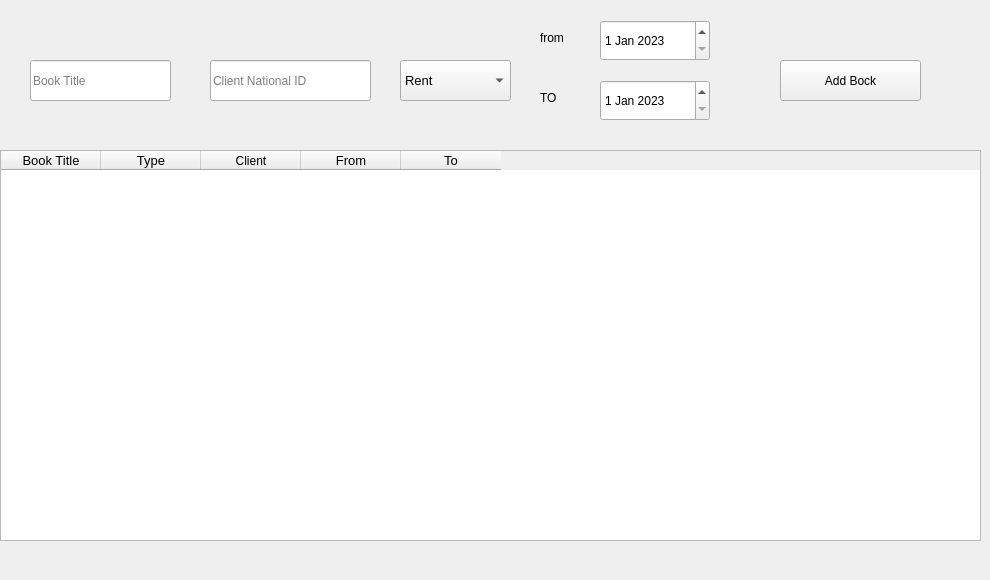
    <widget class="QWidget" name="tab">
     <attribute name="title">
      <string>Today</string>
     </attribute>
     <widget class="QLabel" name="label_28">
      <property name="geometry">
       <rect>
        <x>0</x>
        <y>10</y>
        <width>971</width>
        <height>561</height>
       </rect>
      </property>
      <property name="text">
       <string/>
      </property>
      <property name="pixmap">
       <pixmap resource="img.qrc">:/img/img/books.png</pixmap>
      </property>
      <property name="scaledContents">
       <bool>true</bool>
      </property>
     </widget>
     <widget class="QComboBox" name="comboBox">
      <property name="geometry">
       <rect>
        <x>400</x>
        <y>60</y>
        <width>111</width>
        <height>41</height>
       </rect>
      </property>
      <property name="font">
       <font>
        <pointsize>10</pointsize>
       </font>
      </property>
      <item>
       <property name="text">
        <string>Rent</string>
       </property>
      </item>
      <item>
       <property name="text">
        <string>Retrieve</string>
       </property>
      </item>
     </widget>
     <widget class="QDateEdit" name="dateEdit_14">
      <property name="geometry">
       <rect>
        <x>600</x>
        <y>80</y>
        <width>110</width>
        <height>41</height>
       </rect>
      </property>
      <property name="date">
       <date>
        <year>2023</year>
        <month>1</month>
        <day>1</day>
       </date>
      </property>
     </widget>
     <widget class="QLabel" name="label_31">
      <property name="geometry">
       <rect>
        <x>540</x>
        <y>30</y>
        <width>31</width>
        <height>16</height>
       </rect>
      </property>
      <property name="text">
       <string>from</string>
      </property>
     </widget>
     <widget class="QLineEdit" name="lineEdit_35">
      <property name="geometry">
       <rect>
        <x>210</x>
        <y>60</y>
        <width>161</width>
        <height>41</height>
       </rect>
      </property>
      <property name="placeholderText">
       <string>Client National ID</string>
      </property>
     </widget>
     <widget class="QDateEdit" name="dateEdit_4">
      <property name="geometry">
       <rect>
        <x>600</x>
        <y>20</y>
        <width>110</width>
        <height>41</height>
       </rect>
      </property>
      <property name="date">
       <date>
        <year>2023</year>
        <month>1</month>
        <day>1</day>
       </date>
      </property>
     </widget>
     <widget class="QPushButton" name="pushButton_8">
      <property name="geometry">
       <rect>
        <x>780</x>
        <y>60</y>
        <width>141</width>
        <height>41</height>
       </rect>
      </property>
      <property name="text">
       <string>Add Bock</string>
      </property>
     </widget>
     <widget class="QTableWidget" name="tableWidget">
      <property name="geometry">
       <rect>
        <x>0</x>
        <y>150</y>
        <width>981</width>
        <height>391</height>
       </rect>
      </property>
      <column>
       <property name="text">
        <string>Book Title</string>
       </property>
       <property name="font">
        <font>
         <pointsize>10</pointsize>
        </font>
       </property>
       <property name="textAlignment">
        <set>AlignCenter</set>
       </property>
      </column>
      <column>
       <property name="text">
        <string>Type</string>
       </property>
       <property name="font">
        <font>
         <pointsize>10</pointsize>
        </font>
       </property>
       <property name="textAlignment">
        <set>AlignCenter</set>
       </property>
      </column>
      <column>
       <property name="text">
        <string>Client</string>
       </property>
      </column>
      <column>
       <property name="text">
        <string>From</string>
       </property>
       <property name="font">
        <font>
         <pointsize>10</pointsize>
        </font>
       </property>
       <property name="textAlignment">
        <set>AlignCenter</set>
       </property>
      </column>
      <column>
       <property name="text">
        <string>To</string>
       </property>
       <property name="font">
        <font>
         <pointsize>10</pointsize>
        </font>
       </property>
       <property name="textAlignment">
        <set>AlignCenter</set>
       </property>
      </column>
     </widget>
     <widget class="QLineEdit" name="lineEdit">
      <property name="geometry">
       <rect>
        <x>30</x>
        <y>60</y>
        <width>141</width>
        <height>41</height>
       </rect>
      </property>
      <property name="placeholderText">
       <string>Book Title</string>
      </property>
     </widget>
     <widget class="QLabel" name="label_90">
      <property name="geometry">
       <rect>
        <x>540</x>
        <y>90</y>
        <width>31</width>
        <height>16</height>
       </rect>
      </property>
      <property name="text">
       <string>TO</string>
      </property>
     </widget>
    </widget>
